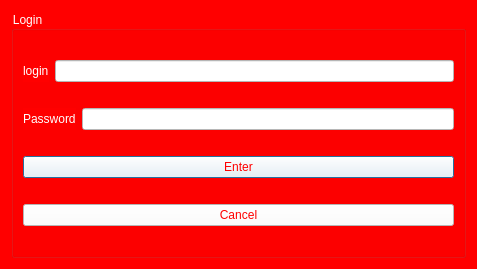
<?xml version="1.0" encoding="UTF-8"?>
<ui version="4.0">
 <class>Login</class>
 <widget class="QDialog" name="Login">
  <property name="geometry">
   <rect>
    <x>0</x>
    <y>0</y>
    <width>477</width>
    <height>269</height>
   </rect>
  </property>
  <property name="windowTitle">
   <string>Dialog</string>
  </property>
  <property name="styleSheet">
   <string notr="true">background-color: red;
color: white;</string>
  </property>
  <layout class="QHBoxLayout" name="horizontalLayout">
   <item>
    <widget class="QGroupBox" name="groupBox">
     <property name="title">
      <string>Login</string>
     </property>
     <layout class="QHBoxLayout" name="horizontalLayout_4">
      <item>
       <layout class="QVBoxLayout" name="verticalLayout">
        <item>
         <layout class="QHBoxLayout" name="horizontalLayout_2">
          <item>
           <widget class="QLabel" name="label">
            <property name="text">
             <string>login</string>
            </property>
           </widget>
          </item>
          <item>
           <widget class="QLineEdit" name="login">
            <property name="styleSheet">
             <string notr="true">background-color: #fff;
color: #000;</string>
            </property>
           </widget>
          </item>
         </layout>
        </item>
        <item>
         <layout class="QHBoxLayout" name="horizontalLayout_3">
          <item>
           <widget class="QLabel" name="label_2">
            <property name="text">
             <string>Password</string>
            </property>
           </widget>
          </item>
          <item>
           <widget class="QLineEdit" name="pass">
            <property name="styleSheet">
             <string notr="true">background-color: #fff;
color: #000;</string>
            </property>
           </widget>
          </item>
         </layout>
        </item>
        <item>
         <widget class="QPushButton" name="pushButton">
          <property name="styleSheet">
           <string notr="true">background-color: #fff;
color: red;</string>
          </property>
          <property name="text">
           <string>Enter</string>
          </property>
         </widget>
        </item>
        <item>
         <widget class="QPushButton" name="pushButton_2">
          <property name="styleSheet">
           <string notr="true">background-color: #fff;
color: red;</string>
          </property>
          <property name="text">
           <string>Cancel</string>
          </property>
         </widget>
        </item>
       </layout>
      </item>
     </layout>
    </widget>
   </item>
  </layout>
 </widget>
 <resources/>
 <connections/>
</ui>
